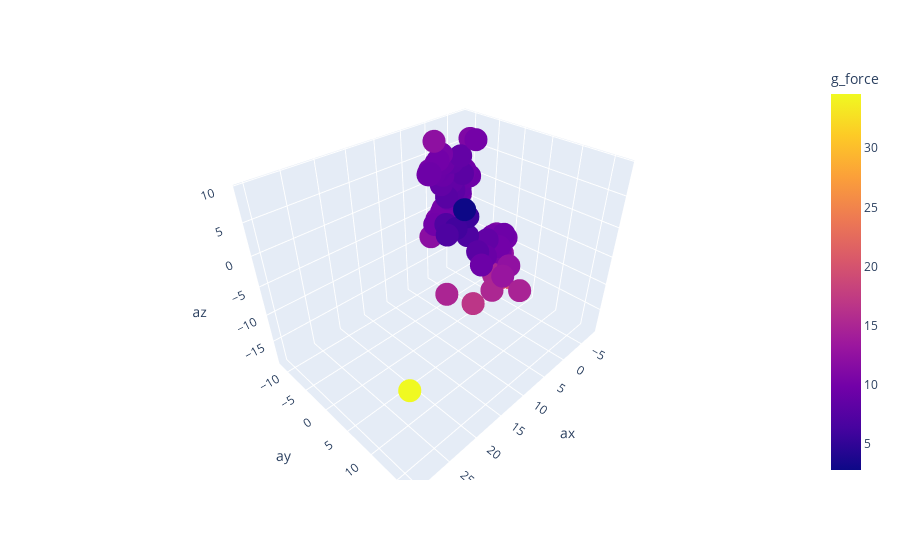

Notebook code for this chart:
### Code cell
# 3 d scatter plot of ax, ay, az using plotly express
import plotly.express as px

fig = px.scatter_3d(updated_df, x="ax", y="ay", z="az", color="g_force")
fig.show()

### Figure 1 — Plotly figure (JSON) as saved in the notebook; plotly's stock layout.template omitted (floating-point values rounded to 4 significant figures; data arrays with more than 128 entries replaced by an {"elided": "..."} marker saying what was removed)
{"data": [{"hovertemplate": "ax=%{x}<br>ay=%{y}<br>az=%{z}<br>g_force=%{marker.color}<extra></extra>", "legendgroup": "", "marker": {"color": {"elided": "266 float values"}, "coloraxis": "coloraxis", "symbol": "circle"}, "mode": "markers", "name": "", "scene": "scene", "showlegend": false, "type": "scatter3d", "x": {"elided": "266 float values"}, "y": {"elided": "266 float values"}, "z": {"elided": "266 float values"}}], "layout": {"coloraxis": {"colorbar": {"title": {"text": "g_force"}}, "colorscale": [[0, "#0d0887"], [0.1111, "#46039f"], [0.2222, "#7201a8"], [0.3333, "#9c179e"], [0.4444, "#bd3786"], [0.5556, "#d8576b"], [0.6667, "#ed7953"], [0.7778, "#fb9f3a"], [0.8889, "#fdca26"], [1, "#f0f921"]]}, "legend": {"tracegroupgap": 0}, "margin": {"t": 60}, "scene": {"domain": {"x": [0, 1], "y": [0, 1]}, "xaxis": {"title": {"text": "ax"}}, "yaxis": {"title": {"text": "ay"}}, "zaxis": {"title": {"text": "az"}}}}}
